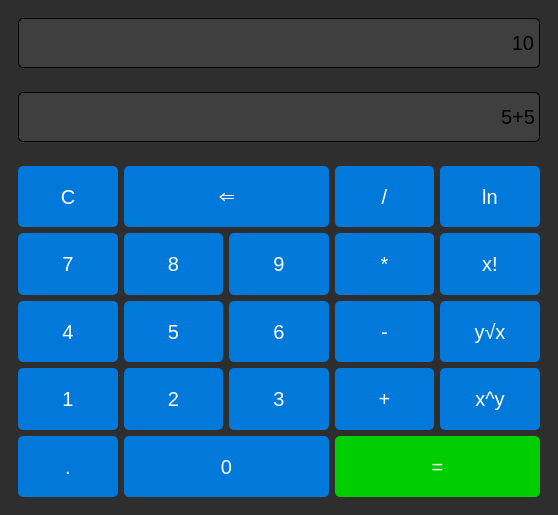
<?xml version="1.0" encoding="UTF-8"?>
<ui version="4.0">
 <class>MainWindow</class>
 <widget class="QMainWindow" name="MainWindow">
  <property name="geometry">
   <rect>
    <x>0</x>
    <y>0</y>
    <width>558</width>
    <height>515</height>
   </rect>
  </property>
  <property name="windowTitle">
   <string>MainWindow</string>
  </property>
  <property name="styleSheet">
   <string notr="true">#centralwidget {
	background:  	#2E2E2E;
}
QPushButton {
	font-size: 20px;
	background-color: #0179DA;
	/*background-color:#0688fa*/;
	border-radius:5px;
	/*border:1px solid #0b0e07;*/
	color:#ffffff;
	outline: none;
}
QPushButton:hover {
	background-color: #016ED2;
	/*background-color: #0174C8;*/
	/*background-color:#0074D4;*/
}
QPushButton:pressed {
	background-color:qlineargradient(spread:pad, x1:1, y1:1, x2:1, y2:0, stop:0 #0688fa, stop:1 #0074D4);
	border-radius:10px;
}
#pushButton_eq {
	background-color: rgb(0, 206, 0);
}
#pushButton_eq:hover {
	background-color: rgb(0,187,0);
}
#pushButton_eq:pressed {
	background-color:qlineargradient(spread:pad, x1:1, y1:1, x2:1, y2:0, stop:0 rgb(0, 206, 0), stop:1 rgb(0,187,0));
}
QLabel {
	background: #3F3F3F;
	font-size: 20px;
	border: 1px solid black;
	border-radius: 5px;
}
QLineEdit {
	background: #3F3F3F;
	font-size: 20px;
	border: 1px solid black;
	border-radius: 5px;
}
QLineEdit:hover {
	border: 2px solid black;
}</string>
  </property>
  <widget class="QWidget" name="centralwidget">
   <layout class="QGridLayout" name="gridLayout_2">
    <item row="2" column="0">
     <widget class="QWidget" name="widget" native="true">
      <layout class="QGridLayout" name="gridLayout">
       <item row="0" column="4">
        <widget class="QPushButton" name="pushButton_ln">
         <property name="sizePolicy">
          <sizepolicy hsizetype="Minimum" vsizetype="Expanding">
           <horstretch>0</horstretch>
           <verstretch>0</verstretch>
          </sizepolicy>
         </property>
         <property name="text">
          <string>ln</string>
         </property>
        </widget>
       </item>
       <item row="4" column="3">
        <widget class="QPushButton" name="pushButton_add">
         <property name="sizePolicy">
          <sizepolicy hsizetype="Minimum" vsizetype="Expanding">
           <horstretch>0</horstretch>
           <verstretch>0</verstretch>
          </sizepolicy>
         </property>
         <property name="autoFillBackground">
          <bool>false</bool>
         </property>
         <property name="text">
          <string>+</string>
         </property>
        </widget>
       </item>
       <item row="1" column="1">
        <widget class="QPushButton" name="pushButton_8">
         <property name="sizePolicy">
          <sizepolicy hsizetype="Minimum" vsizetype="Expanding">
           <horstretch>0</horstretch>
           <verstretch>0</verstretch>
          </sizepolicy>
         </property>
         <property name="text">
          <string>8</string>
         </property>
        </widget>
       </item>
       <item row="1" column="0">
        <widget class="QPushButton" name="pushButton_7">
         <property name="sizePolicy">
          <sizepolicy hsizetype="Minimum" vsizetype="Expanding">
           <horstretch>0</horstretch>
           <verstretch>0</verstretch>
          </sizepolicy>
         </property>
         <property name="text">
          <string>7</string>
         </property>
        </widget>
       </item>
       <item row="2" column="1">
        <widget class="QPushButton" name="pushButton_5">
         <property name="sizePolicy">
          <sizepolicy hsizetype="Minimum" vsizetype="Expanding">
           <horstretch>0</horstretch>
           <verstretch>0</verstretch>
          </sizepolicy>
         </property>
         <property name="text">
          <string>5</string>
         </property>
        </widget>
       </item>
       <item row="2" column="2">
        <widget class="QPushButton" name="pushButton_6">
         <property name="sizePolicy">
          <sizepolicy hsizetype="Minimum" vsizetype="Expanding">
           <horstretch>0</horstretch>
           <verstretch>0</verstretch>
          </sizepolicy>
         </property>
         <property name="text">
          <string>6</string>
         </property>
        </widget>
       </item>
       <item row="2" column="0">
        <widget class="QPushButton" name="pushButton_4">
         <property name="sizePolicy">
          <sizepolicy hsizetype="Minimum" vsizetype="Expanding">
           <horstretch>0</horstretch>
           <verstretch>0</verstretch>
          </sizepolicy>
         </property>
         <property name="text">
          <string>4</string>
         </property>
        </widget>
       </item>
       <item row="4" column="1">
        <widget class="QPushButton" name="pushButton_2">
         <property name="sizePolicy">
          <sizepolicy hsizetype="Minimum" vsizetype="Expanding">
           <horstretch>0</horstretch>
           <verstretch>0</verstretch>
          </sizepolicy>
         </property>
         <property name="text">
          <string>2</string>
         </property>
        </widget>
       </item>
       <item row="4" column="0">
        <widget class="QPushButton" name="pushButton_1">
         <property name="sizePolicy">
          <sizepolicy hsizetype="Minimum" vsizetype="Expanding">
           <horstretch>0</horstretch>
           <verstretch>0</verstretch>
          </sizepolicy>
         </property>
         <property name="text">
          <string>1</string>
         </property>
        </widget>
       </item>
       <item row="4" column="2">
        <widget class="QPushButton" name="pushButton_3">
         <property name="sizePolicy">
          <sizepolicy hsizetype="Minimum" vsizetype="Expanding">
           <horstretch>0</horstretch>
           <verstretch>0</verstretch>
          </sizepolicy>
         </property>
         <property name="text">
          <string>3</string>
         </property>
        </widget>
       </item>
       <item row="1" column="2">
        <widget class="QPushButton" name="pushButton_9">
         <property name="sizePolicy">
          <sizepolicy hsizetype="Minimum" vsizetype="Expanding">
           <horstretch>0</horstretch>
           <verstretch>0</verstretch>
          </sizepolicy>
         </property>
         <property name="autoFillBackground">
          <bool>false</bool>
         </property>
         <property name="text">
          <string>9</string>
         </property>
        </widget>
       </item>
       <item row="7" column="1" colspan="2">
        <widget class="QPushButton" name="pushButton_0">
         <property name="sizePolicy">
          <sizepolicy hsizetype="Minimum" vsizetype="Expanding">
           <horstretch>0</horstretch>
           <verstretch>0</verstretch>
          </sizepolicy>
         </property>
         <property name="autoFillBackground">
          <bool>false</bool>
         </property>
         <property name="text">
          <string>0</string>
         </property>
        </widget>
       </item>
       <item row="0" column="1" colspan="2">
        <widget class="QPushButton" name="pushButton_ret">
         <property name="sizePolicy">
          <sizepolicy hsizetype="Minimum" vsizetype="Expanding">
           <horstretch>0</horstretch>
           <verstretch>0</verstretch>
          </sizepolicy>
         </property>
         <property name="autoFillBackground">
          <bool>false</bool>
         </property>
         <property name="styleSheet">
          <string notr="true"/>
         </property>
         <property name="text">
          <string>⇐</string>
         </property>
        </widget>
       </item>
       <item row="7" column="0">
        <widget class="QPushButton" name="pushButton_dec">
         <property name="sizePolicy">
          <sizepolicy hsizetype="Minimum" vsizetype="Expanding">
           <horstretch>0</horstretch>
           <verstretch>0</verstretch>
          </sizepolicy>
         </property>
         <property name="autoFillBackground">
          <bool>false</bool>
         </property>
         <property name="text">
          <string>.</string>
         </property>
        </widget>
       </item>
       <item row="0" column="0">
        <widget class="QPushButton" name="pushButton_clear">
         <property name="sizePolicy">
          <sizepolicy hsizetype="Minimum" vsizetype="Expanding">
           <horstretch>0</horstretch>
           <verstretch>0</verstretch>
          </sizepolicy>
         </property>
         <property name="autoFillBackground">
          <bool>false</bool>
         </property>
         <property name="text">
          <string>C</string>
         </property>
        </widget>
       </item>
       <item row="7" column="3" colspan="2">
        <widget class="QPushButton" name="pushButton_eq">
         <property name="sizePolicy">
          <sizepolicy hsizetype="Minimum" vsizetype="Expanding">
           <horstretch>0</horstretch>
           <verstretch>0</verstretch>
          </sizepolicy>
         </property>
         <property name="autoFillBackground">
          <bool>false</bool>
         </property>
         <property name="text">
          <string>=</string>
         </property>
        </widget>
       </item>
       <item row="0" column="3">
        <widget class="QPushButton" name="pushButton_div">
         <property name="sizePolicy">
          <sizepolicy hsizetype="Minimum" vsizetype="Expanding">
           <horstretch>0</horstretch>
           <verstretch>0</verstretch>
          </sizepolicy>
         </property>
         <property name="autoFillBackground">
          <bool>false</bool>
         </property>
         <property name="text">
          <string>/</string>
         </property>
        </widget>
       </item>
       <item row="2" column="3">
        <widget class="QPushButton" name="pushButton_sub">
         <property name="sizePolicy">
          <sizepolicy hsizetype="Minimum" vsizetype="Expanding">
           <horstretch>0</horstretch>
           <verstretch>0</verstretch>
          </sizepolicy>
         </property>
         <property name="text">
          <string>-</string>
         </property>
        </widget>
       </item>
       <item row="1" column="3">
        <widget class="QPushButton" name="pushButton_mul">
         <property name="sizePolicy">
          <sizepolicy hsizetype="Minimum" vsizetype="Expanding">
           <horstretch>0</horstretch>
           <verstretch>0</verstretch>
          </sizepolicy>
         </property>
         <property name="text">
          <string>*</string>
         </property>
        </widget>
       </item>
       <item row="1" column="4">
        <widget class="QPushButton" name="pushButton_fact">
         <property name="sizePolicy">
          <sizepolicy hsizetype="Minimum" vsizetype="Expanding">
           <horstretch>0</horstretch>
           <verstretch>0</verstretch>
          </sizepolicy>
         </property>
         <property name="text">
          <string>x!</string>
         </property>
        </widget>
       </item>
       <item row="2" column="4">
        <widget class="QPushButton" name="pushButton_sqrt">
         <property name="sizePolicy">
          <sizepolicy hsizetype="Minimum" vsizetype="Expanding">
           <horstretch>0</horstretch>
           <verstretch>0</verstretch>
          </sizepolicy>
         </property>
         <property name="text">
          <string>y√x</string>
         </property>
        </widget>
       </item>
       <item row="4" column="4">
        <widget class="QPushButton" name="pushButton_pow">
         <property name="sizePolicy">
          <sizepolicy hsizetype="Minimum" vsizetype="Expanding">
           <horstretch>0</horstretch>
           <verstretch>0</verstretch>
          </sizepolicy>
         </property>
         <property name="text">
          <string>x^y</string>
         </property>
        </widget>
       </item>
      </layout>
     </widget>
    </item>
    <item row="0" column="0">
     <widget class="QWidget" name="widget_3" native="true">
      <layout class="QVBoxLayout" name="verticalLayout_2">
       <item>
        <widget class="QLabel" name="result">
         <property name="sizePolicy">
          <sizepolicy hsizetype="Minimum" vsizetype="Minimum">
           <horstretch>0</horstretch>
           <verstretch>0</verstretch>
          </sizepolicy>
         </property>
         <property name="minimumSize">
          <size>
           <width>0</width>
           <height>50</height>
          </size>
         </property>
         <property name="layoutDirection">
          <enum>Qt::LeftToRight</enum>
         </property>
         <property name="text">
          <string>10</string>
         </property>
         <property name="alignment">
          <set>Qt::AlignRight|Qt::AlignTrailing|Qt::AlignVCenter</set>
         </property>
         <property name="indent">
          <number>-1</number>
         </property>
        </widget>
       </item>
      </layout>
     </widget>
    </item>
    <item row="1" column="0">
     <widget class="QWidget" name="widget_2" native="true">
      <layout class="QVBoxLayout" name="verticalLayout">
       <item>
        <widget class="QLineEdit" name="user_input">
         <property name="sizePolicy">
          <sizepolicy hsizetype="Minimum" vsizetype="Minimum">
           <horstretch>0</horstretch>
           <verstretch>0</verstretch>
          </sizepolicy>
         </property>
         <property name="minimumSize">
          <size>
           <width>0</width>
           <height>50</height>
          </size>
         </property>
         <property name="inputMask">
          <string/>
         </property>
         <property name="text">
          <string>5+5</string>
         </property>
         <property name="alignment">
          <set>Qt::AlignRight|Qt::AlignTrailing|Qt::AlignVCenter</set>
         </property>
        </widget>
       </item>
      </layout>
     </widget>
    </item>
   </layout>
  </widget>
 </widget>
 <resources/>
 <connections/>
</ui>
